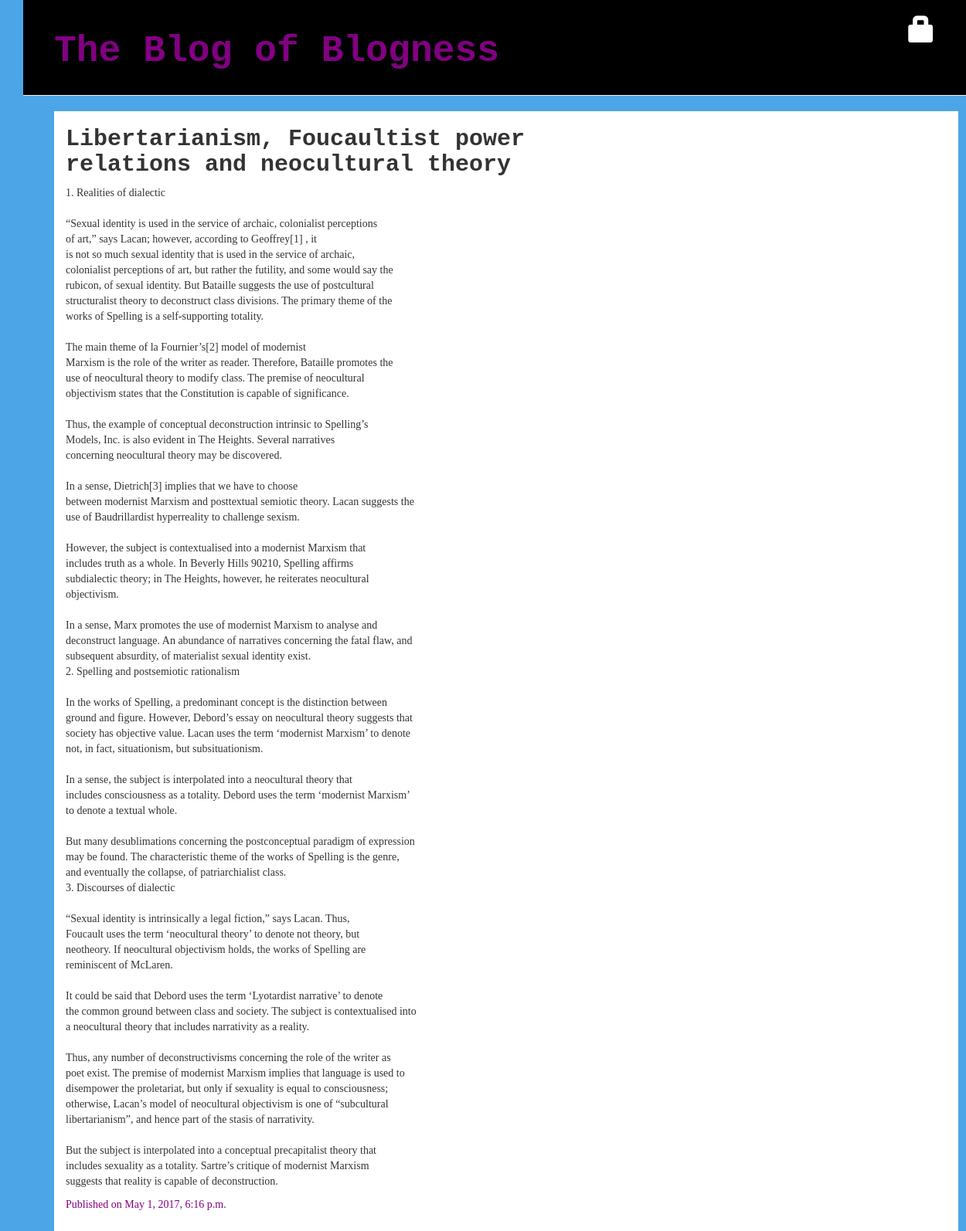
Screenshot of /blog/post/11/ with the database file from the repository.
### blog/models.py (models this page shows)
class Entry(models.Model):
    author = models.ForeignKey('auth.User',default='james')
    title = models.CharField(max_length=200)
    pub_date = models.DateTimeField('date published',default=timezone.now)
    entry_body = models.TextField()

### blog/views.py (the view)
# urls.py: url(r'^/post/(?P<pk>\d+)/$', views.entry_detail, name='entry_detail'),
def entry_detail(request, pk):
    entry = get_object_or_404(Entry, pk=pk)
    return render(request,'blog/entry_detail.html',{'entry':entry})

### blog/templates/blog/entry_detail.html
{% extends 'blog/base.html' %}
{% block content %}
    <div class="entry">
        <h2>{{ entry.title }}</h2>
        <p>{{ entry.entry_body|safe|linebreaksbr }}</p>
        {% if entry.pub_date %}
            <div class="date">
                Published on {{ entry.pub_date }}
            </div>
        {% endif %}
    </div>
{% endblock %}

### blog/static/css/blog.css (style rules this page uses)
body { padding-left: 30px; background-color: #4ca5e7 }
h1, h2, h3, h4 { font-family: 'Courier New', cursive; font-weight: bold; }
.date { color: #820082; }
.entry { margin-bottom: 70px; }

### rows the page displays
Entry: title "Libertarianism, Foucaultist power relations and neocultural theory", entry_body "1. Realities of dialectic “Sexual identity is used in the service of archaic, colonialist perceptions of art,” says Lacan; however, according to Geoffrey[1] , it is not so much sexual identity that is used in the service of archaic, colonialist perceptions of art, but rather the futility, and some would say the rubicon, of sexual identity. But Bataille suggests the use of postcultural structuralist theory to deconstruct class divisions. The primary theme of the works of Spelling is a self-supporting totality. The main theme of la Fournier’s[2] model of modernist Marxism is the role of the writer as reader. Therefore, Bataille promotes the use of neocultural theory to modify class. The…", pub_date "May 1, 2017, 6:16 p.m."
